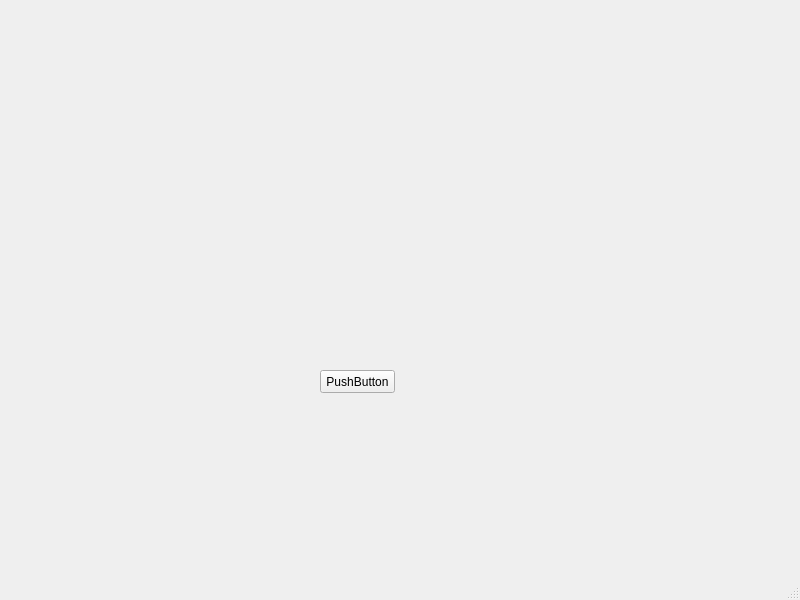
<?xml version="1.0" encoding="UTF-8"?>
<ui version="4.0">
 <class>MainWindow</class>
 <widget class="QMainWindow" name="MainWindow">
  <property name="geometry">
   <rect>
    <x>0</x>
    <y>0</y>
    <width>800</width>
    <height>600</height>
   </rect>
  </property>
  <property name="windowTitle">
   <string>MainWindow</string>
  </property>
  <widget class="QWidget" name="centralwidget">
   <widget class="QWidget" name="verticalLayoutWidget">
    <property name="geometry">
     <rect>
      <x>70</x>
      <y>30</y>
      <width>591</width>
      <height>261</height>
     </rect>
    </property>
    <layout class="QVBoxLayout" name="verticalLayout"/>
   </widget>
   <widget class="QPushButton" name="pushButton">
    <property name="geometry">
     <rect>
      <x>320</x>
      <y>370</y>
      <width>75</width>
      <height>23</height>
     </rect>
    </property>
    <property name="text">
     <string>PushButton</string>
    </property>
   </widget>
  </widget>
  <widget class="QMenuBar" name="menubar">
   <property name="geometry">
    <rect>
     <x>0</x>
     <y>0</y>
     <width>800</width>
     <height>21</height>
    </rect>
   </property>
  </widget>
  <widget class="QStatusBar" name="statusbar"/>
 </widget>
 <resources/>
 <connections/>
</ui>
